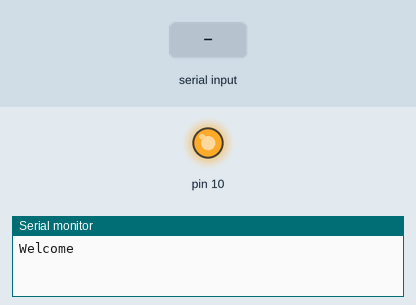
Bench run of a program on a simulated Arduino Uno, built with avr-gcc and run on an emulated ATmega328P. Shown: output pins drawn as LEDs (lit = HIGH), the last lines printed to the serial monitor. The inputs (shaded band) are chosen by the test bench.

Above: at 1.2 s.
1.3 s: "1\n" received over Serial
At 1.4 s:
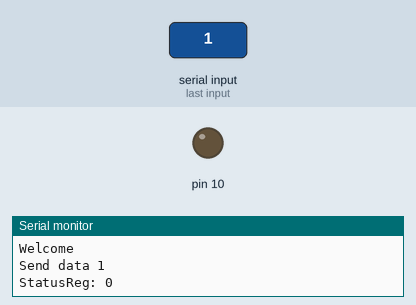
Timing chart, 0 to 4.3 s (numbered marks = the images above; inputs shaded):
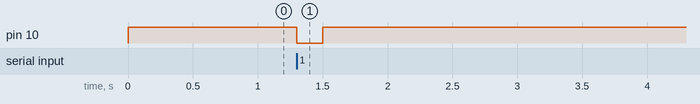

The program:

main.cpp
```cpp
#include <Arduino.h>

//#define USE_SPI

const uint8_t BUF_SIZE = 32;

#ifdef USE_SPI
#include <SPI.h>

void setup() {
  Serial.begin(115200);
  Serial.println("Welcome");

  pinMode(MISO, INPUT);
  pinMode(MOSI, OUTPUT);
  pinMode(SS, OUTPUT);
  pinMode(SCK, OUTPUT);

  SPI.begin();
  digitalWrite(SS, HIGH);
}

volatile int i = 0;
uint8_t spi_data = 0;

void client_loop(void) {
  if (i) {
    i = 0;
    Serial.print("Received data item from Master: ");
    Serial.print(spi_data, HEX);
    Serial.print(" ");
    Serial.println((char)spi_data);
    Serial.println("=============================================");
    SPDR = 42;
  }
}


void master_loop1() {
  uint8_t readchar = 0;
  while (Serial.available()) {
    char buf[BUF_SIZE];
    size_t s = Serial.readBytesUntil('\n', buf, BUF_SIZE);
    buf[s] = '\0';
    Serial.print("Send data ");
    Serial.println(buf);

    SPI.beginTransaction(SPISettings(100000, MSBFIRST, SPI_MODE0));
    digitalWrite(SS, LOW);
    // send command
    uint8_t cmd = 0x20;
    cmd |= (uint8_t)s;
    uint8_t sr = SPI.transfer(cmd);
    Serial.print("StatusReg: ");
    Serial.println(sr, HEX);
    delay(100);
    // send data
    SPI.transfer(buf, strlen(buf));
    delay(100);
    digitalWrite(SS, HIGH);

    SPI.endTransaction();

    digitalWrite(SCK, LOW);
    digitalWrite(MOSI, LOW);
    digitalWrite(MISO, LOW);

    Serial.print(" received ");
    Serial.println(buf);
    Serial.println("=============================================");
  }
}

void loop(void) {
#ifdef AS_MASTER
  master_loop1();
#else
  client_loop();
#endif
}

#else

#include "SPIManager.h"

// buffer
char inbuf[BUF_SIZE];

void clearInBuf() {
  memset(inbuf, 0, BUF_SIZE);
}

SPIManager spi;

void setup() {
  Serial.begin(115200);
  Serial.println("Welcome");

  spi.startMaster();
  clearInBuf();
}

void loop(void) {

  while (Serial.available()) {

    char buf[BUF_SIZE];
    size_t s = Serial.readBytesUntil('\n', buf, BUF_SIZE);
    buf[s] = '\0';
    Serial.print("Send data ");
    Serial.println(buf);

    digitalWrite(SS, LOW);
    // send command
    uint8_t cmd = 0x20;
    cmd |= (uint8_t)s;
    bool success = spi.sendCommand(cmd);

    Serial.print("StatusReg: ");
    Serial.println(cmd, HEX);
    if (success) {
      delay(100);
      // send data
      spi.sendCommandData(strlen(buf), (uint8_t*) buf, (uint8_t*) inbuf);
      delay(100);
    } else {
      Serial.println("Error sending command.");
    }

    digitalWrite(SS, HIGH);
    digitalWrite(SCK, LOW);
    digitalWrite(MOSI, LOW);
    digitalWrite(MISO, LOW);

    Serial.print(" received ");
    Serial.println(inbuf);
    Serial.println("=============================================");

    clearInBuf();
  }
}

#endif
```

Measured:
- after the input at 1.3 s, pin 10: HIGH → LOW at once, → HIGH 0.20 s later
